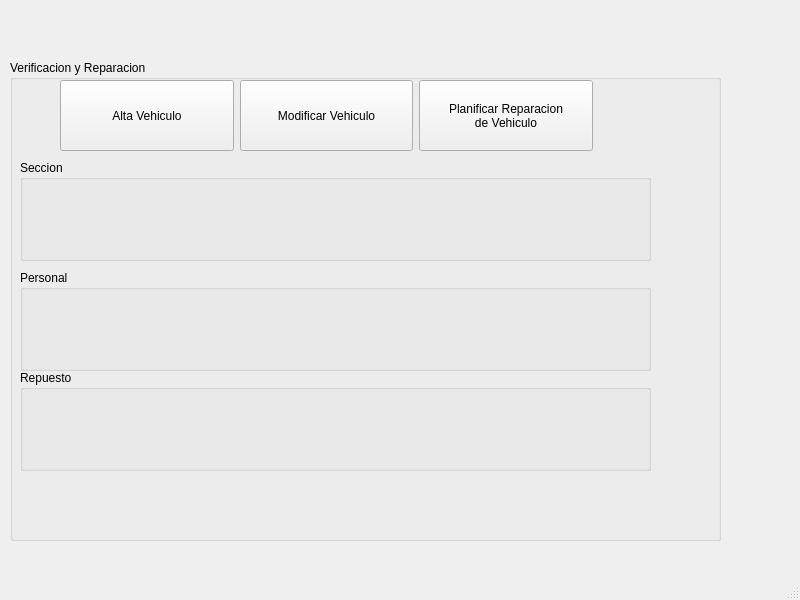
<?xml version="1.0" encoding="UTF-8"?>
<ui version="4.0">
 <class>MainWindow</class>
 <widget class="QMainWindow" name="MainWindow">
  <property name="geometry">
   <rect>
    <x>0</x>
    <y>0</y>
    <width>800</width>
    <height>600</height>
   </rect>
  </property>
  <property name="windowTitle">
   <string>MainWindow</string>
  </property>
  <widget class="QWidget" name="centralwidget">
   <widget class="QWidget" name="verticalLayoutWidget">
    <property name="geometry">
     <rect>
      <x>10</x>
      <y>60</y>
      <width>711</width>
      <height>481</height>
     </rect>
    </property>
    <layout class="QVBoxLayout" name="verticalLayout_2">
     <item>
      <widget class="QGroupBox" name="groupBox_13">
       <property name="title">
        <string>Verificacion y Reparacion</string>
       </property>
       <widget class="QWidget" name="horizontalLayoutWidget_6">
        <property name="geometry">
         <rect>
          <x>10</x>
          <y>20</y>
          <width>611</width>
          <height>71</height>
         </rect>
        </property>
        <layout class="QHBoxLayout" name="horizontalLayout_6">
         <item>
          <spacer name="horizontalSpacer_9">
           <property name="orientation">
            <enum>Qt::Horizontal</enum>
           </property>
           <property name="sizeType">
            <enum>QSizePolicy::Ignored</enum>
           </property>
           <property name="sizeHint" stdset="0">
            <size>
             <width>40</width>
             <height>20</height>
            </size>
           </property>
          </spacer>
         </item>
         <item>
          <widget class="QPushButton" name="pushButton_16">
           <property name="sizePolicy">
            <sizepolicy hsizetype="Minimum" vsizetype="Minimum">
             <horstretch>0</horstretch>
             <verstretch>0</verstretch>
            </sizepolicy>
           </property>
           <property name="text">
            <string>Alta Vehiculo</string>
           </property>
          </widget>
         </item>
         <item>
          <widget class="QPushButton" name="pushButton_17">
           <property name="sizePolicy">
            <sizepolicy hsizetype="Minimum" vsizetype="Minimum">
             <horstretch>0</horstretch>
             <verstretch>0</verstretch>
            </sizepolicy>
           </property>
           <property name="text">
            <string>Modificar Vehiculo</string>
           </property>
          </widget>
         </item>
         <item>
          <widget class="QPushButton" name="pushButton_18">
           <property name="sizePolicy">
            <sizepolicy hsizetype="Minimum" vsizetype="Minimum">
             <horstretch>0</horstretch>
             <verstretch>0</verstretch>
            </sizepolicy>
           </property>
           <property name="text">
            <string>Planificar Reparacion 
de Vehiculo</string>
           </property>
          </widget>
         </item>
         <item>
          <spacer name="horizontalSpacer_10">
           <property name="orientation">
            <enum>Qt::Horizontal</enum>
           </property>
           <property name="sizeType">
            <enum>QSizePolicy::Ignored</enum>
           </property>
           <property name="sizeHint" stdset="0">
            <size>
             <width>38</width>
             <height>58</height>
            </size>
           </property>
          </spacer>
         </item>
        </layout>
       </widget>
       <widget class="QGroupBox" name="groupBox_11">
        <property name="geometry">
         <rect>
          <x>10</x>
          <y>100</y>
          <width>631</width>
          <height>101</height>
         </rect>
        </property>
        <property name="title">
         <string>Seccion</string>
        </property>
       </widget>
       <widget class="QGroupBox" name="groupBox_10">
        <property name="geometry">
         <rect>
          <x>10</x>
          <y>210</y>
          <width>631</width>
          <height>101</height>
         </rect>
        </property>
        <property name="title">
         <string>Personal</string>
        </property>
       </widget>
       <widget class="QGroupBox" name="groupBox_14">
        <property name="geometry">
         <rect>
          <x>10</x>
          <y>310</y>
          <width>631</width>
          <height>101</height>
         </rect>
        </property>
        <property name="title">
         <string>Repuesto</string>
        </property>
       </widget>
      </widget>
     </item>
    </layout>
   </widget>
   <widget class="QGroupBox" name="groupBox_12">
    <property name="geometry">
     <rect>
      <x>300</x>
      <y>580</y>
      <width>631</width>
      <height>101</height>
     </rect>
    </property>
    <property name="title">
     <string>Repuesto</string>
    </property>
   </widget>
   <zorder>horizontalSpacer_9</zorder>
   <zorder>groupBox</zorder>
   <zorder>verticalLayoutWidget</zorder>
   <zorder>groupBox_12</zorder>
  </widget>
  <widget class="QMenuBar" name="menubar">
   <property name="geometry">
    <rect>
     <x>0</x>
     <y>0</y>
     <width>800</width>
     <height>21</height>
    </rect>
   </property>
  </widget>
  <widget class="QStatusBar" name="statusbar"/>
 </widget>
 <resources/>
 <connections/>
</ui>
